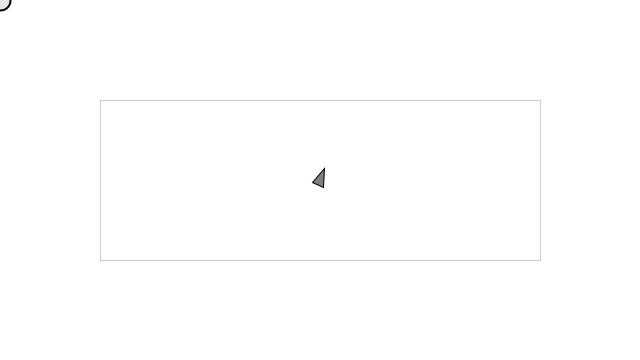
Frame 1 (no input)
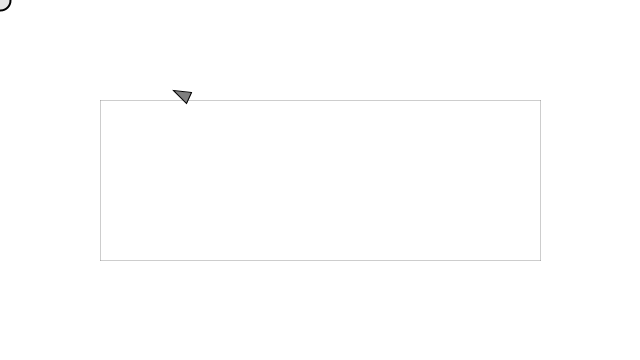
Frame 60 (the mouse pressed at the canvas centre just before this capture)
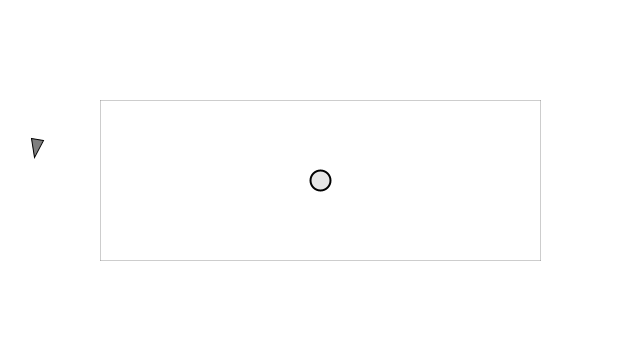
Frame 120 (the mouse held since frame 60 and released just before this capture)

The Processing sketch that drew these frames (run headless with seeded random() and noise(); from frame 60 on, the mouse is pressed at the canvas centre):

// Processing sketch: StayWithinTheWalls
// ── StayWithinTheWalls.pde
// Objects
Vehicle vehicle;
Wall wall;

void setup() {
  // Initialize Window
  size(640, 360);
  background(255);
  smooth();

  // Initialize Objects
  vehicle = new Vehicle(new PVector(width / 2, height / 2));
  wall = new Wall();
}

void draw() {
  // Reset background
  background(255);
  
  // Display Cursor
  fill(127, 50);
  stroke(0);
  strokeWeight(2);  
  ellipse(mouseX, mouseY, 20, 20);

  // Wall's Functions
  wall.display();  

  // Vehicle's Functions
  vehicle.arrive(new PVector(mouseX, mouseY));
  vehicle.move();
  vehicle.display();
}

// ── Vehicle.pde
class Vehicle {

  // Variables
  PVector location;
  PVector velocity;
  PVector acceleration;
  float radius;
  float maxSpeed;
  float maxForce;

  // Constructor
  Vehicle(PVector location) {
    // Initialize Variables
    this.location = location;
    velocity = new PVector(random(-1, 1), random(-1, 1));
    acceleration = new PVector();
    radius = 6.0;
    maxSpeed = 4.0;
    maxForce = 0.1;
  }

  // Function: Arrive With boundaries
  void arrive(PVector target) {
    PVector desiredVelocity = PVector.sub(target, location);

    if (location.x < 100)
      desiredVelocity = new PVector(maxSpeed, velocity.y);
    else if (location.x > width - 100)
      desiredVelocity = new PVector(-maxSpeed, velocity.y);

    if (location.y < 100)
      desiredVelocity = new PVector(velocity.x, maxSpeed);
    else if (location.y > height - 100)
      desiredVelocity = new PVector(velocity.x, -maxSpeed);

    if (desiredVelocity != null) {
      desiredVelocity.setMag(maxSpeed);
      PVector steer = PVector.sub(desiredVelocity, velocity);
      steer.limit(maxForce);
      applyForce(steer);
    }
  }

  // Apply Force Funtion
  void applyForce(PVector force) {
    acceleration.add(force);
  }

  // Move Funtion
  void move() {
    velocity.add(acceleration);
    velocity.limit(maxSpeed);
    location.add(velocity);

    acceleration.mult(0);  // Reset Acceleration For Each Cycle
  }

  // Display Function
  void display() {

    float theta = atan2(velocity.y, velocity.x) + PI/2;
    fill(127);
    stroke(0);
    strokeWeight(1);

    pushMatrix();
    beginShape();
    translate(location.x, location.y);
    rotate(theta);
    vertex(0, -radius * 2);
    vertex(radius, radius);
    vertex(-radius, radius);
    endShape(CLOSE);
    popMatrix();
  }
}

// ── Wall.pde
class Wall {
  
  // Function: Display
  void display() {
    stroke(0, 50);
    strokeWeight(1);
    line(100, 100, width - 100, 100);
    line(100, 100, 100, height - 100);
    line(width - 100, 100, width - 100, height - 100);
    line(100, height - 100, width - 100, height - 100);
  }
}
